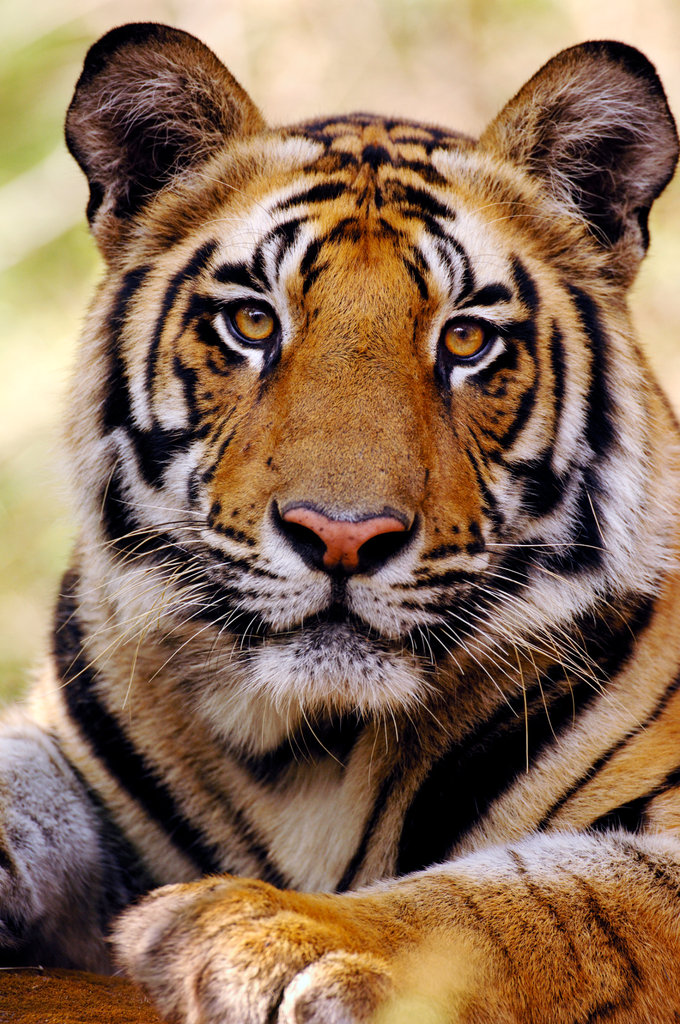
#> input picture Photos/000001.jpg, 680 x 1024 px; its folder holds only this picture in this run
$ python AsciiGen.py
#> lines starting #> are read from the running program, lines starting #| are printed output that depends on the picture
from PIL import Image, ImageDraw, ImageFont

import math, random, os, Photos

chars = "$@B%8&WM#*oahkbdpqwmZO0QLCJUYXzcvunxrjft/\|1?-_+~<>i!lI;:,^`\'."[::-1]

charArray = list(chars)
charLength = len(charArray)
interval = charLength/256


oneCharWidth = 8
oneCharHeight = 18

def getchar(inputInt):
    return charArray[math.floor(inputInt*interval)]

text_file = open("output.txt", "w")

randimg = random.choice(os.listdir('Photos'))

im = Image.open(os.path.join('Photos', randimg))
#> im is the input picture: PIL image 680x1024 RGB; mean R, G, B 140.4, 111.3, 87.8

width, height = im.size
#> width = 680; height = 1024
ScaleFactor = 0.2
im = im.resize((int(ScaleFactor*width), int(ScaleFactor*height*(oneCharWidth/oneCharHeight))), Image.NEAREST)
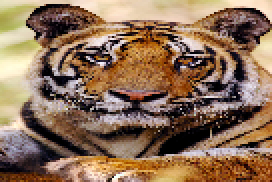
#> im: PIL image 136x91 RGB (shown 2 times larger); mean R, G, B 140.4, 111.3, 87.7
width, height = im.size
#> width = 136; height = 91
pix = im.load()

outputImg = Image.new('RGB', (oneCharWidth * width, oneCharHeight * height), color = (0,0,0))
#> outputImg: PIL image 1088x1638 RGB; every value is 0
d = ImageDraw.Draw(outputImg)

for i in range(height):
    for j in range(width):
        r, g, b = pix[j, i]
        h = int(r/3 + g/3 + b/3)
        pix[j, i] = (h,h,h)
        text_file.write(getchar(h))
        d.text((j*oneCharWidth, i*oneCharHeight), getchar(h), fill = (r, g, b))

    text_file.write('\n')

outputImg.save("output.png")
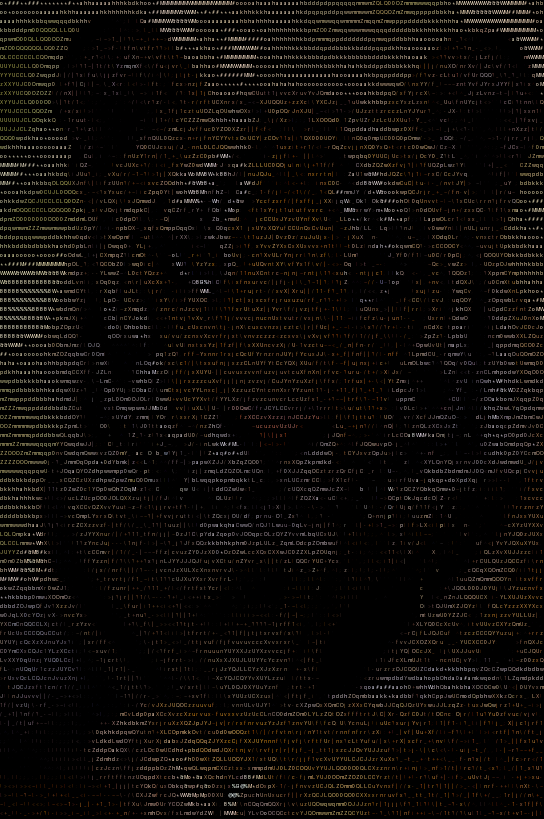
#> saved as output.png: PIL image 1088x1638 RGB (shown at 1/2 size); mean R, G, B 12.5, 10.4, 8.4

$ run again, on Photos/000007.jpg
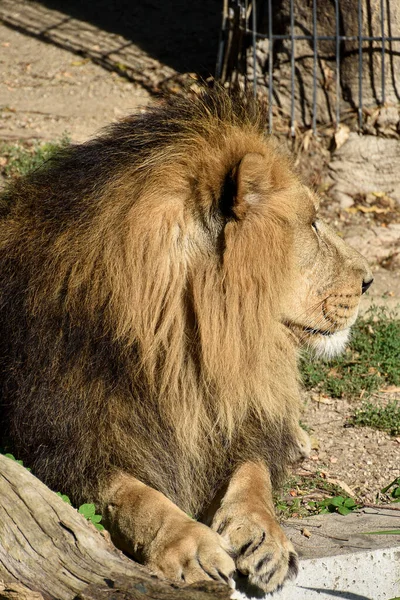
#> input picture Photos/000007.jpg, 400 x 600 px
#> im is the input picture: PIL image 400x600 RGB; mean R, G, B 133.6, 111.9, 79.1
#> `im = im.resize((int(ScaleFactor*width), int(ScaleFactor*height*(oneCha..`:
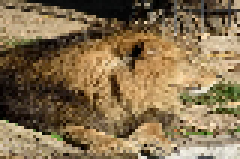
#> im: PIL image 80x53 RGB (shown 3 times larger); mean R, G, B 133.6, 111.9, 79.1
#> outputImg: PIL image 640x954 RGB; every value is 0
#> `outputImg.save("output.png")`:
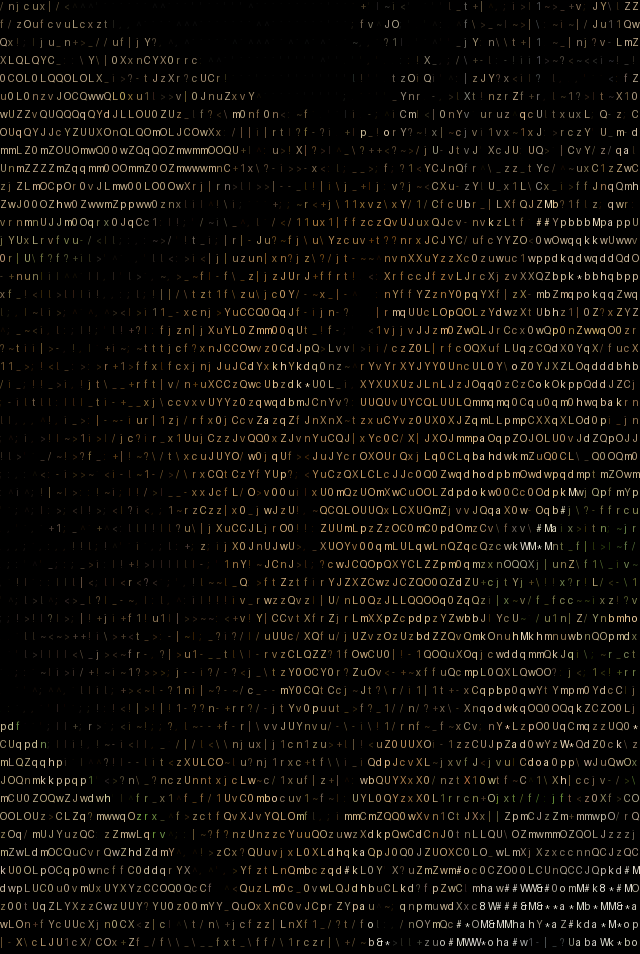
#> saved as output.png: PIL image 640x954 RGB; mean R, G, B 11.8, 10, 7.3
